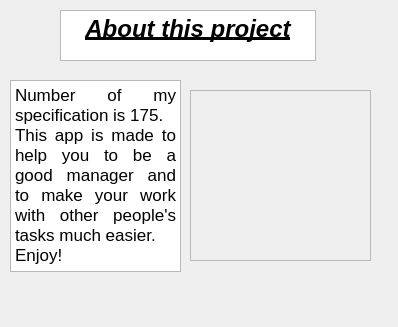
<?xml version="1.0" encoding="UTF-8"?>
<ui version="4.0">
 <class>AboutWindow</class>
 <widget class="QDialog" name="AboutWindow">
  <property name="geometry">
   <rect>
    <x>0</x>
    <y>0</y>
    <width>398</width>
    <height>327</height>
   </rect>
  </property>
  <property name="windowTitle">
   <string>About</string>
  </property>
  <widget class="QTextBrowser" name="textBrowser">
   <property name="geometry">
    <rect>
     <x>60</x>
     <y>10</y>
     <width>256</width>
     <height>51</height>
    </rect>
   </property>
   <property name="html">
    <string>&lt;!DOCTYPE HTML PUBLIC &quot;-//W3C//DTD HTML 4.0//EN&quot; &quot;http://www.w3.org/TR/REC-html40/strict.dtd&quot;&gt;
&lt;html&gt;&lt;head&gt;&lt;meta name=&quot;qrichtext&quot; content=&quot;1&quot; /&gt;&lt;style type=&quot;text/css&quot;&gt;
p, li { white-space: pre-wrap; }
&lt;/style&gt;&lt;/head&gt;&lt;body style=&quot; font-family:'.AppleSystemUIFont'; font-size:13pt; font-weight:400; font-style:normal;&quot;&gt;
&lt;p align=&quot;center&quot; style=&quot; margin-top:0px; margin-bottom:0px; margin-left:0px; margin-right:0px; -qt-block-indent:0; text-indent:0px;&quot;&gt;&lt;span style=&quot; font-size:18pt; font-weight:600; font-style:italic; text-decoration: underline;&quot;&gt;About this project&lt;/span&gt;&lt;/p&gt;&lt;/body&gt;&lt;/html&gt;</string>
   </property>
  </widget>
  <widget class="QTextBrowser" name="textBrowser_2">
   <property name="geometry">
    <rect>
     <x>10</x>
     <y>80</y>
     <width>171</width>
     <height>192</height>
    </rect>
   </property>
   <property name="html">
    <string>&lt;!DOCTYPE HTML PUBLIC &quot;-//W3C//DTD HTML 4.0//EN&quot; &quot;http://www.w3.org/TR/REC-html40/strict.dtd&quot;&gt;
&lt;html&gt;&lt;head&gt;&lt;meta name=&quot;qrichtext&quot; content=&quot;1&quot; /&gt;&lt;style type=&quot;text/css&quot;&gt;
p, li { white-space: pre-wrap; }
&lt;/style&gt;&lt;/head&gt;&lt;body style=&quot; font-family:'.AppleSystemUIFont'; font-size:13pt; font-weight:400; font-style:normal;&quot;&gt;
&lt;p align=&quot;justify&quot; style=&quot; margin-top:0px; margin-bottom:0px; margin-left:0px; margin-right:0px; -qt-block-indent:0; text-indent:0px;&quot;&gt;Number of my specification is 175. &lt;br /&gt;This app is made to help you to be a good manager and to make your work with other people's tasks much easier.&lt;br /&gt;Enjoy!&lt;/p&gt;&lt;/body&gt;&lt;/html&gt;</string>
   </property>
  </widget>
  <widget class="QFrame" name="frame">
   <property name="geometry">
    <rect>
     <x>190</x>
     <y>90</y>
     <width>181</width>
     <height>171</height>
    </rect>
   </property>
   <property name="frameShape">
    <enum>QFrame::StyledPanel</enum>
   </property>
   <property name="frameShadow">
    <enum>QFrame::Raised</enum>
   </property>
   <layout class="QGridLayout" name="gridLayout_2">
    <item row="0" column="0">
     <layout class="QGridLayout" name="gridLayout" rowstretch="0">
      <property name="verticalSpacing">
       <number>0</number>
      </property>
     </layout>
    </item>
   </layout>
  </widget>
 </widget>
 <resources/>
 <connections/>
</ui>
